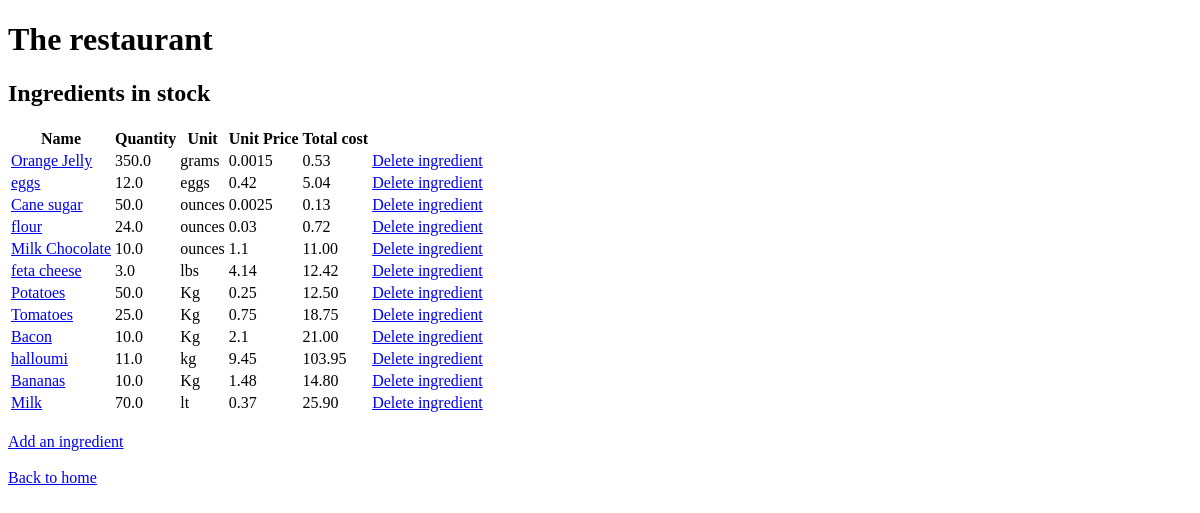
The app's page /ingredients/, older data.
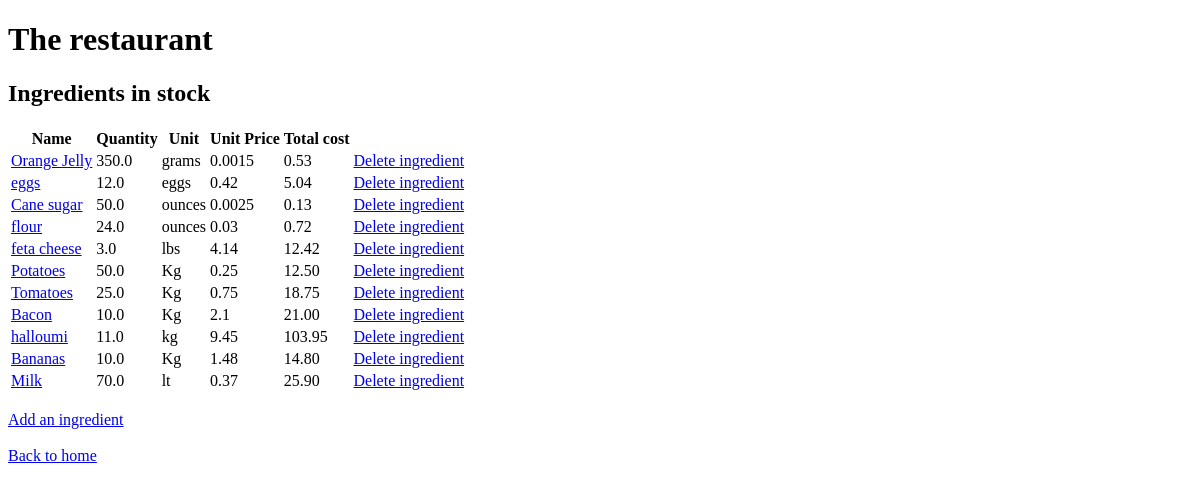
The same page, newer data.
### inventory/models.py (models this page shows, shortened)
class Ingredient(models.Model):
    name = models.CharField(unique=True, max_length=300)
    quantity = models.FloatField(default=0)
    unit = models.CharField(max_length=20)
    unit_price = models.FloatField(default=0)

### inventory/views.py (the view)
# urls.py: path("ingredients/", views.IngredientView.as_view(), name='ingredients'),
class IngredientView(TemplateView):
    template_name = "ingredients.html"
    def get_context_data(self, **kwargs):
        context = super().get_context_data(**kwargs)
        context["ingredients"] = Ingredient.objects.all()
        return context

### inventory/templates/ingredients.html (shortened to what this page needs)
{% extends 'base.html' %} {% load static %} {% block title %}The restaurant{% endblock %}
{% block content %}
{% load mathfilters %}
<div>
    <h2>Ingredients in stock</h2>
    <table>
      <thead>
        <tr>
          <th>Name</th>
          <th>Quantity</th>
          <th>Unit</th>
          <th>Unit Price</th>
          <th>Total cost</th>
        </tr>
      </thead>
      <tbody>
        {% for ingredient in ingredients %}
        <tr>
          <td><a href="{% url "updateingredient" ingredient.id %}">{{ ingredient.name }}</a></td>
          <td>{{ ingredient.quantity }}</td>
          <td>{{ ingredient.unit }}</td>
          <td>{{ ingredient.unit_price }}</td>
          <td>{{ ingredient.quantity|mul:ingredient.unit_price|floatformat:2 }}</td>
          <td><a href="{% url "deleteingredient" ingredient.id %}">Delete ingredient</a></td>
        {% endfor %}
      </tbody>
    </table>
  <br>
  <a href="{% url 'addingredient'%}">Add an ingredient</a>  </div>
  <br>
  <a href="{% url 'home'%}">Back to home</a>
{% endblock %}

### inventory/templates/base.html (shortened to what this page needs)
{% load static %}
<!DOCTYPE html>
<html>
  <head>
      <rel="stylesheet"
      type="text/css"
      href="{% static 'style.css' %}">
      </head>
  <body>
    <div class="app">
      <header>
        <div class="header-first-row">
          <h1 class="title">The restaurant</h1>
        </div>
      </header>
      <main>{% block content %}{% endblock %}</main>
    </div>
  </body>
</html>

Row changes from the older to the newer data that the page shows:
removed Ingredient: name "Milk Chocolate", quantity "10.0", unit "ounces", unit_price "1.1", quantity|mul "11.00"
